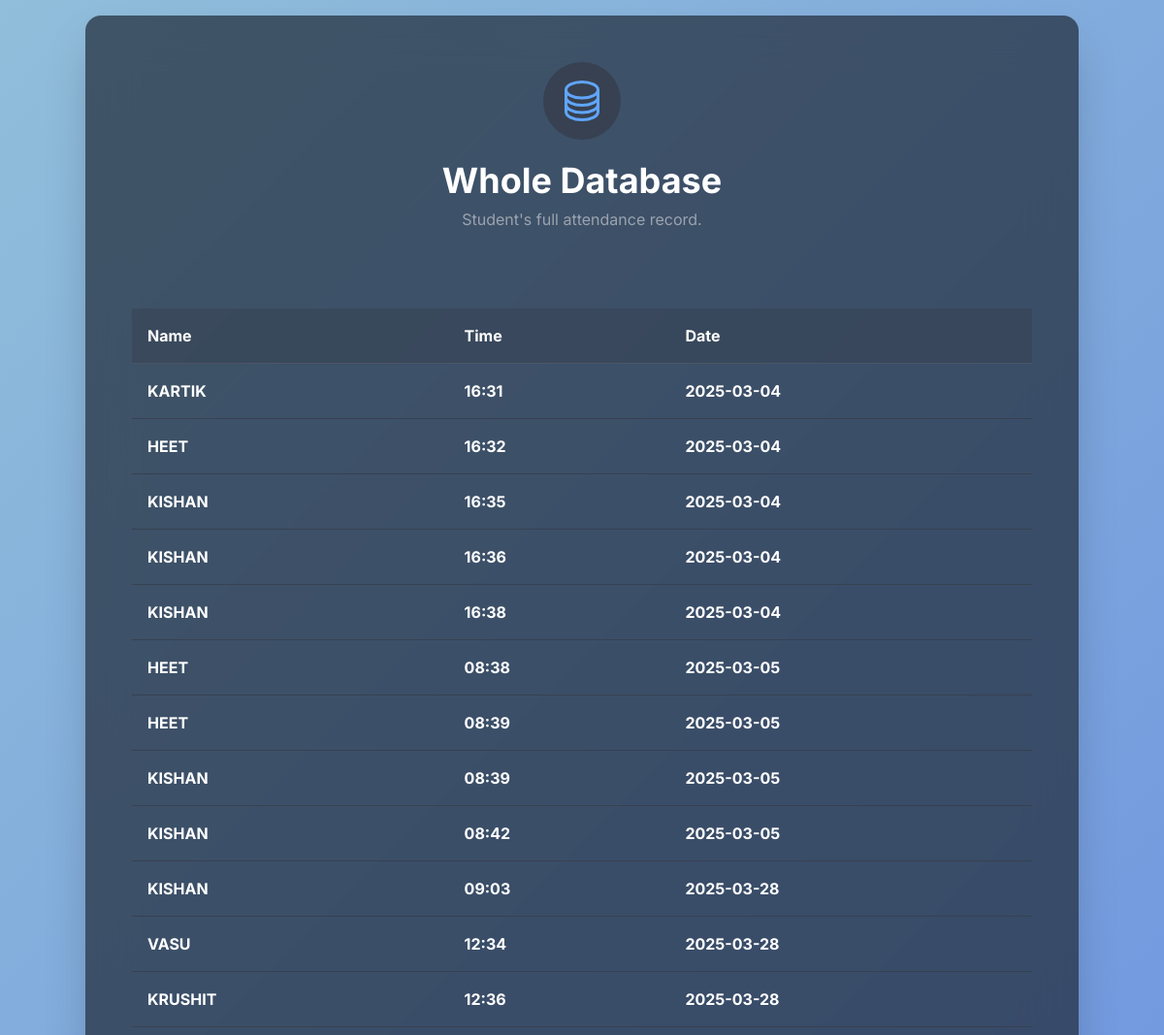
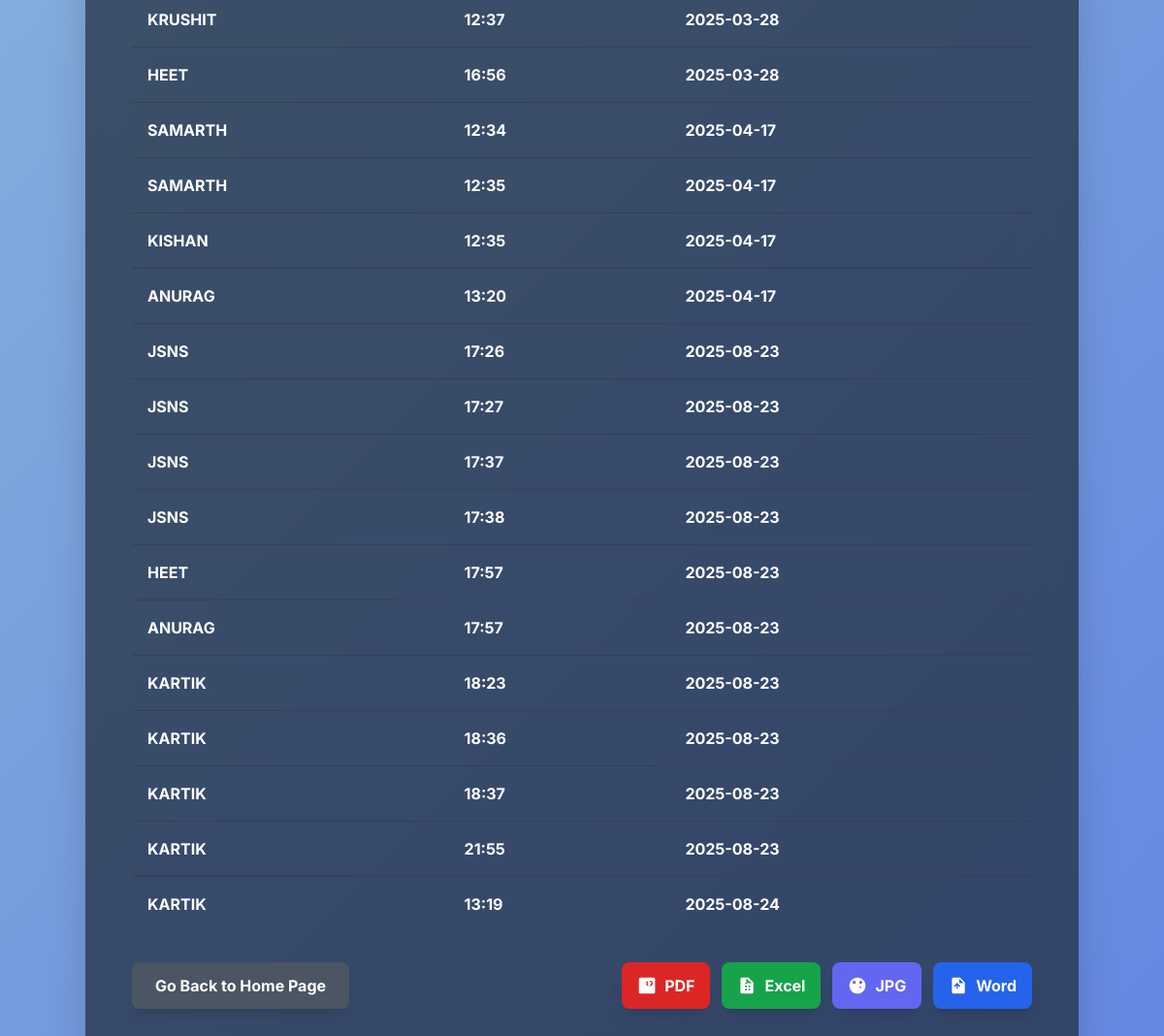
Page /whole on the committed database (2 pictures, top to bottom).
### tables this page shows
CREATE TABLE Attendance
                            (NAME TEXT  NOT NULL,
                             Time  TEXT NOT NULL ,Date TEXT NOT NULL);

### app.py (the view)
@app.route('/whole', methods=["GET", "POST"])
def whole():
    today = date.today()
    print(today)
    conn = sqlite3.connect('information.db')
    conn.row_factory = sqlite3.Row
    cur = conn.cursor()
    print("Opened database successfully")
    cursor = cur.execute("SELECT DISTINCT NAME, Time, Date from Attendance")
    rows = cur.fetchall()
    return render_template('form3.html', rows=rows)

### templates/form3.html (shortened to what this page needs)
<!DOCTYPE html>
<html lang="en">
<head>
    <script src="https://cdn.tailwindcss.com"></script>
</head>
<body class="gradient-bg-dark">
    <main class="min-h-screen w-full flex items-center justify-center p-4">
        <div class="bg-gray-800/70 backdrop-blur-xl rounded-2xl shadow-2xl p-8 md:p-12 text-white w-full max-w-5xl animate-fade-in">
            <div class="flex flex-col items-center text-center mb-8">
                <div class="mb-4 animate-slide-up" style="animation-delay: 0.1s;">
                    <span class="inline-block p-4 bg-gray-700 rounded-full">
                    </span>
                </div>
                <h1 class="text-3xl md:text-4xl font-bold animate-slide-up" style="animation-delay: 0.2s;">Whole Database</h1>
                <p class="text-gray-400 mt-2 animate-slide-up" style="animation-delay: 0.3s;">Student's full attendance record.</p>
            </div>
            <div id="attendanceTableContainer" class="overflow-x-auto animate-slide-up" style="animation-delay: 0.4s;">
                <table id="attendanceTable" class="w-full text-left table-auto">
                    <thead>
                        <tr class="bg-gray-700/50 border-b border-gray-600">
                            <th class="p-4 font-bold">Name</th>
                            <th class="p-4 font-bold">Time</th>
                            <th class="p-4 font-bold">Date</th>
                        </tr>
                    </thead>
                    <tbody class="divide-y divide-gray-700">
                        {% for row in rows %}
                        <tr class="hover:bg-gray-700/50 transition-colors">
                            <td class="p-4 font-bold">{{row["NAME"]}}</td>
                            <td class="p-4 font-bold">{{row["Time"]}}</td>
                            <td class="p-4 font-bold">{{row["Date"]}}</td>
                        </tr>
                        {% endfor %}
                    </tbody>
                </table>
            </div>
            <div class="mt-8 flex flex-col sm:flex-row items-center justify-between w-full gap-4 animate-slide-up" style="animation-delay: 0.5s;">
                <form action="/" method="GET" class="w-full sm:w-auto">
                    <button type="submit" class="w-full bg-gray-600 text-white font-bold py-3 px-6 rounded-lg shadow-lg hover:bg-gray-700 transition-all duration-300 focus:outline-none focus:ring-4 focus:ring-gray-600/50 transform hover:scale-105">
                        Go Back to Home Page
                    </button>
                </form>
                <div class="flex items-center justify-center gap-2 sm:gap-3 w-full sm:w-auto">
                    <button title="Download as PDF" onclick="downloadAs('pdf')" class="flex items-center justify-center gap-2 w-full sm:w-auto bg-red-600 text-white font-bold py-3 px-4 rounded-lg shadow-lg hover:bg--700 transition-all duration-300 focus:outline-none focus:ring-4 focus:ring-red-600/50 transform hover:scale-105">
                        <span class="hidden sm:inline">PDF</span>
                    </button>
                    <button title="Download as Excel" onclick="downloadAs('excel')" class="flex items-center justify-center gap-2 w-full sm:w-auto bg-green-600 text-white font-bold py-3 px-4 rounded-lg shadow-lg hover:bg-green-700 transition-all duration-300 focus:outline-none focus:ring-4 focus:ring-green-600/50 transform hover:scale-105">
                        <svg class="w-5 h-5" xmlns="http://www.w3.org/2000/svg" viewBox="0 0 24 24" fill="currentColor"><path d="M14 2H6a2 2 0 0 0-2 2v16a2 2 0 0 0 2 2h12a2 2 0 0 0 2-2V8l-6-6Zm-2 16h-2v-2h2v2Zm0-4h-2v-2h2v2Zm0-4h-2V8h2v2Zm4 8h-2v-2h2v2Zm0-4h-2v-2h2v2Zm0-4h-2v-2h2v2Zm-5-4V3.5L18.5 9H13a1 1 0 0 1-1-1Z"/></svg>
                        <span class="hidden sm:inline">Excel</span>
                    </button>
                    <button title="Download as JPG" onclick="downloadAs('jpg')" class="flex items-center justify-center gap-2 w-full sm:w-auto bg-indigo-500 text-white font-bold py-3 px-4 rounded-lg shadow-lg hover:bg-indigo-600 transition-all duration-300 focus:outline-none focus:ring-4 focus:ring-indigo-500/50 transform hover:scale-105">
                        <span class="hidden sm:inline">JPG</span>
                    </button>
                    <button title="Download as Word" onclick="downloadAs('word')" class="flex items-center justify-center gap-2 w-full sm:w-auto bg-blue-600 text-white font-bold py-3 px-4 rounded-lg shadow-lg hover:bg-blue-700 transition-all duration-300 focus:outline-none focus:ring-4 focus:ring-blue-600/50 transform hover:scale-105">
                        <svg class="w-5 h-5" xmlns="http://www.w3.org/2000/svg" viewBox="0 0 24 24" fill="currentColor"><path d="M14 2H6a2 2 0 0 0-2 2v16a2 2 0 0 0 2 2h12a2 2 0 0 0 2-2V8l-6-6Zm-2.25 14H9.75v-4.075l-1.925 1.9L6.5 12.5l4-4 4 4-1.325 1.325-1.925-1.9V16ZM13 9V3.5L18.5 9H13Z"/></svg>
                        <span class="hidden sm:inline">Word</span>
                    </button>
                </div>
            </div>
        </div>
    </main>
</body>
</html>

### templates/form3.html (style rules this page uses)
body { font-family: 'Inter', sans-serif; -webkit-font-smoothing: antialiased; -moz-osx-font-smoothing: grayscale; }
.gradient-bg-dark { background: linear-gradient(-45deg, #759af2, #8992f8, #5576e4, #91beda); background-size: 400% 400%; animation: gradient 15s ease infinite; }
.animate-fade-in { animation: fadeIn 0.8s ease-out forwards; }
.animate-slide-up { animation: slideUp 0.6s ease-out forwards; opacity: 0; }

### rows in the picture
Attendance: NAME "KISHAN", Time "08:39", Date "2025-03-05"

### other values in the picture
{{ row["NAME"] }} "KARTIK" "HEET" "KISHAN" "KISHAN" "KISHAN" "HEET" "HEET" "KISHAN" "KISHAN" "VASU" "KRUSHIT" "KRUSHIT" "HEET" "SAMARTH" "SAMARTH" "KISHAN" "ANURAG" "JSNS" "JSNS" "JSNS" "JSNS" "HEET" "ANURAG" "KARTIK" "KARTIK" "KARTIK" "KARTIK" "KARTIK"
{{ row["Time"] }} "16:31" "16:32" "16:35" "16:36" "16:38" "08:38" "08:39" "08:42" "09:03" "12:34" "12:36" "12:37" "16:56" "12:34" "12:35" "12:35" "13:20" "17:26" "17:27" "17:37" "17:38" "17:57" "17:57" "18:23" "18:36" "18:37" "21:55" "13:19"
{{ row["Date"] }} "2025-03-04" "2025-03-04" "2025-03-04" "2025-03-04" "2025-03-04" "2025-03-05" "2025-03-05" "2025-03-05" "2025-03-28" "2025-03-28" "2025-03-28" "2025-03-28" "2025-03-28" "2025-04-17" "2025-04-17" "2025-04-17" "2025-04-17" "2025-08-23" "2025-08-23" "2025-08-23" "2025-08-23" "2025-08-23" "2025-08-23" "2025-08-23" "2025-08-23" "2025-08-23" "2025-08-23" "2025-08-24"
